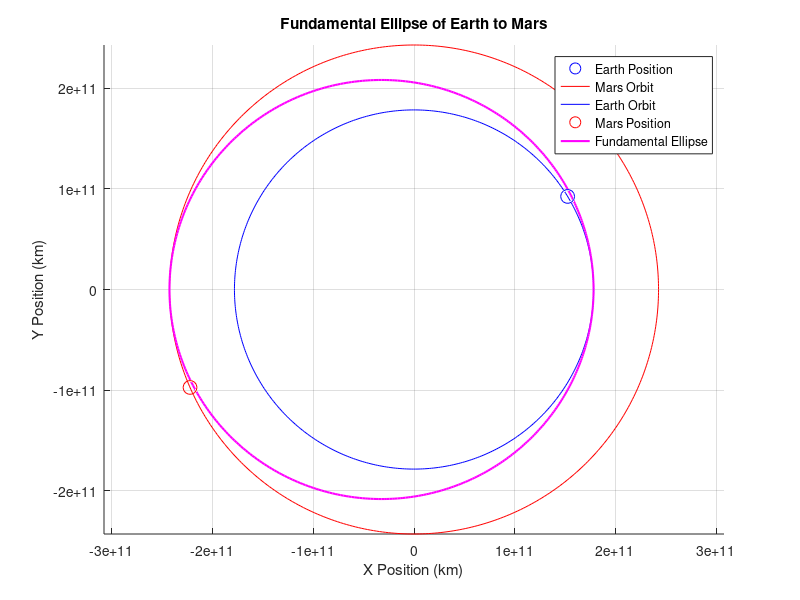

The MATLAB script that drew this image:
clear all
close all
clc

r_Earth_o=[1.525E11 9.242E10 2.2236E7];
r1=r_Earth_o;
v_Earth_o=[-1.9163E4 2.3196E4 -4.2957E-1];
r_Earth_o_mag=norm(r_Earth_o);
v_Earth_o_mag=norm(v_Earth_o);

r_Mars_f=[-2.2242E11 -9.7241E10 3.441E9];
r2=r_Mars_f;
v_Mars_f=[1.0608E4 -2.0205E4 -6.8343E2];
r_Mars_f_mag=norm(r_Mars_f);
v_Mars_f_mag=norm(v_Mars_f);

delta_theta=acos(dot(r_Earth_o,r_Mars_f)/(r_Mars_f_mag*r_Earth_o_mag));
delta_theta=2*pi-delta_theta;

M_Earth=5.97219*10^24;
M_Mars=6.39E23;
G_univ = 6.6743*10^-11;
r_EM=norm(r_Earth_o-r_Mars_f);

M_sun=1.989E30;
mu = G_univ*(M_sun);

%orbital elements from given
epsilon_Earth = (v_Earth_o_mag^2)/2 - mu/r_Earth_o_mag; % Specific orbital energy
a_Earth = -mu/(2*epsilon_Earth); % Semi-major axis
h_Earth = norm(cross(r_Earth_o, v_Earth_o)); % Specific angular momentum
e_Earth = sqrt(1 + (2*epsilon_Earth*h_Earth^2)/mu^2); % Eccentricity

epsilon_Mars = (v_Mars_f_mag^2)/2 - mu/r_Mars_f_mag; % Specific orbital energy
a_Mars = -mu/(2*epsilon_Mars); % Semi-major axis
h_Mars = norm(cross(r_Mars_f, v_Mars_f)); % Specific angular momentum
e_Mars = sqrt(1 + (2*epsilon_Mars*h_Mars^2)/mu^2); % Eccentricity

chord=norm(r2-r1);

e_F=(norm(r2)-norm(r1))/chord;

a_F=0.5*(r_Earth_o_mag+r_Mars_f_mag);
p_F=a_F*(1-e_F^2);

true_anom=linspace(0, 2*pi, 500);

r_FE=p_F./(1+e_F*cos(true_anom));

x_FE=r_FE.*cos(true_anom);
y_FE=r_FE.*sin(true_anom);
z_Fe=zeros(size(x_FE));

%earth and mars
earth_orbit_x = r_Earth_o_mag * cos(true_anom);
earth_orbit_y = r_Earth_o_mag * sin(true_anom);
earth_orbit_z = zeros(size(earth_orbit_x)); % 2D plot for Earth

% Plot Mars orbit
mars_orbit_x = r_Mars_f_mag * cos(true_anom) ;
mars_orbit_y = r_Mars_f_mag * sin(true_anom);
mars_orbit_z = zeros(size(mars_orbit_x)); % 2D plot for Mars

figure;
hold on;


plot3(r1(1), r1(2),r1(3), 'bo', 'MarkerSize', 10, 'DisplayName', 'Earth Position');
plot3(mars_orbit_x,mars_orbit_y,mars_orbit_z,'r-','DisplayName','Mars Orbit')
plot3(earth_orbit_x,earth_orbit_y,earth_orbit_z,'b-','DisplayName','Earth Orbit')
plot3(r2(1), r2(2),r2(3), 'ro', 'MarkerSize', 10, 'DisplayName', 'Mars Position');
plot3(x_FE, y_FE,z_Fe, 'm-', 'LineWidth', 1.5, 'DisplayName', 'Fundamental Ellipse');

% Plot settings
xlabel('X Position (km)');
ylabel('Y Position (km)');
title('Fundamental Ellipse of Earth to Mars');
legend('show');
grid on;
axis equal;
hold off;